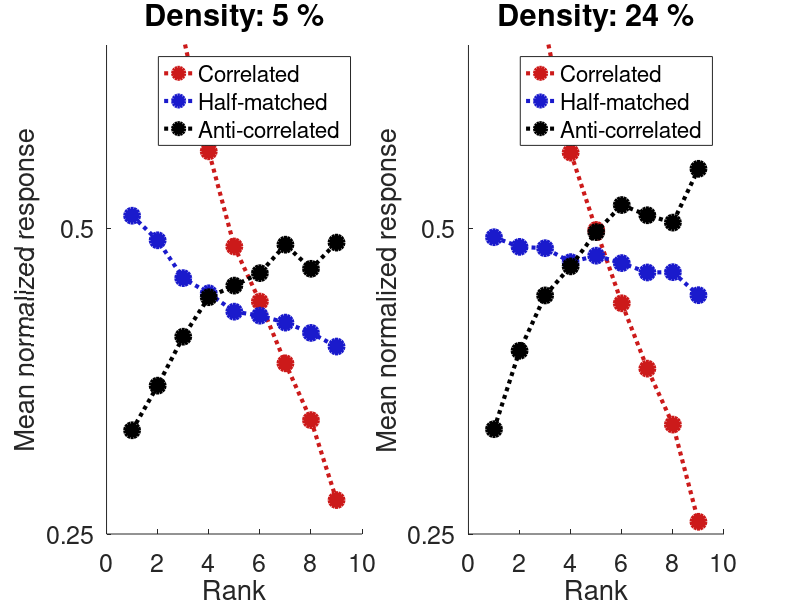

Reproduce this figure in MATLAB.
function PlotRank(varargin)

    load('CuratedCells.mat');
    
    figure();
    set(gcf,'color','white')
    for d = [1,4];
        
        nCells = length(Base(d).Cells);
        dxLengths = zeros(1,nCells);
        for j = 1:nCells;
            dxLengths(j) = length(Base(d).Cells(j).Dx);
        end

        dxL = min(dxLengths);
        costs = zeros(1,100);
        if d == 1;
            rankData.lowDensity = zeros(nCells,dxL);
        elseif d == 4;
            rankData.highDensity = zeros(nCells,dxL);
        end
        
        for cell = 1:nCells;
            %% First we need to resample the tuning curves to make them align
            currentDx = Base(d).Cells(cell).Dx;
            
            % Get resampling coefficients
            [P,Q] = resampleCell(Base(d).Cells(cell),dxL);
            
            % Resample disparity values
            Base(d).Cells(cell).Dx = linspace(currentDx(1),currentDx(end),dxL);

            % Resample responses
            Base(d).Cells(cell).correlatedResponse = resample(Base(d).Cells(cell).correlatedResponse,P,Q);
            Base(d).Cells(cell).anticorrelatedResponse = resample(Base(d).Cells(cell).anticorrelatedResponse,P,Q);
            Base(d).Cells(cell).halfmatchedResponse = resample(Base(d).Cells(cell).halfmatchedResponse,P,Q);
            
            % And SEMs
            Base(d).Cells(cell).correlatedSEM= resample(Base(d).Cells(cell).correlatedSEM,P,Q);
            Base(d).Cells(cell).anticorrelatedSEM = resample(Base(d).Cells(cell).anticorrelatedSEM,P,Q);
            Base(d).Cells(cell).halfmatchedSEM = resample(Base(d).Cells(cell).halfmatchedSEM,P,Q);
            

        end
        
        %% Now we can start doing the ranks
        
        % Extract the tuning curve data
        correlatedData = cat(1,Base(d).Cells.correlatedResponse);
        anticorrelatedData = cat(1,Base(d).Cells.anticorrelatedResponse);
        halfmatchedData = cat(1,Base(d).Cells.halfmatchedResponse);
        
        % Normalize it
        normMatrix = repmat(max(correlatedData,[],2),[1,dxL]);
        
        correlatedData = correlatedData./normMatrix;
        anticorrelatedData = anticorrelatedData./normMatrix;
        halfmatchedData = halfmatchedData./normMatrix;
        
        % Create the ranks
        [correlatedRank,columnIndices] = sort(correlatedData,2,'descend');
        
        % Need to initialize these into their appropriate shapes
        anticorrelatedRank = zeros(size(correlatedRank));
        halfmatchedRank = zeros(size(correlatedRank));
        
        %columnIndices = columnIndices;
        
        rowIndices = repmat(1:nCells,[1,dxL]);
        
        
        indices = sub2ind([nCells,dxL],rowIndices(:),columnIndices(:));
        
        %anticorrelatedRank = anticorrelatedData(rowIndices',columnIndices(:));
        anticorrelatedRank(:) = anticorrelatedData(indices);
        halfmatchedRank(:) = halfmatchedData(indices);
        
        rank = 1:9;
        
        if d == 1;
            subCount = 1;
            maxSub = 2;
        elseif d == 4; 
            subCount = 2;
            maxSub = 2;
        else
            subCount = 3;
            maxSub = 3;
        end
        subplot(1,maxSub,subCount); hold on;
        
        corrRank = mean(correlatedRank); hmRank = mean(halfmatchedRank); acRank = mean(anticorrelatedRank);
        plot(rank,corrRank,'color',[0.8,0.1,0.1],'marker','o','markerfacecolor',[0.8,0.1,0.1], ...
            'linestyle',':','markersize',10,'linewidth',3);
        plot(rank,hmRank,'color',[0.1,0.1,0.8],'marker','o','markerfacecolor',[0.1,0.1,0.8], ...
            'linestyle',':','markersize',10,'linewidth',3);
        plot(rank,acRank,'color',[0,0,0],'marker','o','markerfacecolor',[0,0,0], ...
            'linestyle',':','markersize',10,'linewidth',3);
        
        xlabel('Rank','fontsize',20);
        ylabel('Mean normalized response','fontsize',20);
        leg = legend('Correlated','Half-matched','Anti-correlated');
        set(leg,'fontsize',14);
        set(gca,'fontsize',18,'ytick',0:0.25:1);
        title(['Density: ',num2str(Base(d).density),' %'],'fontsize',22);
        ylim([0.25,0.65]);
        
    end
    
    
    
    
    

end

function [P,Q] = resampleCell(Cell,K,varargin)

% So what we want to do here:
% Figure out what integers make it so that the length of the 
% disparity tuning curve for Cell ends up being K following resampling.
% We're just doing that with a nested loop as the space is so small
    N = length(Cell.Dx);
    if nargin == 2
        multiplier = 1;
    else
        multiplier = varargin{1};
    end
    
    Ps = 1:(25*multiplier);
    Qs = 1:(25*multiplier);
        
    
    for Q = Qs;
        for P = Ps;
            cost = intCost(N,P,Q,K);
            if cost < 0.001;
                break
            end
        end
        if cost < 0.001;
            break
        end
    end
    
    if cost >= 0.001
        warning('Failed to find a solution; extending the range');
        [P,Q] = resampleCell(Cell,K,multiplier+1);
    end
end

function cost = intCost(N,P,Q,K);
    % Usage: cost = intCost(N,P,Q,K);
    % N: Length of array
    % P: Numerator to be optimized
    % Q: Denominator to be optimized
    % K: Desired length
    % This function is a stepping stone for figuring out
    % how much you have to resample your array in order to
    % get the desired size.
        
    cost = sum((K-N*P/Q).^2);
    %sprintf('Current cost: %2.f',cost)
end

